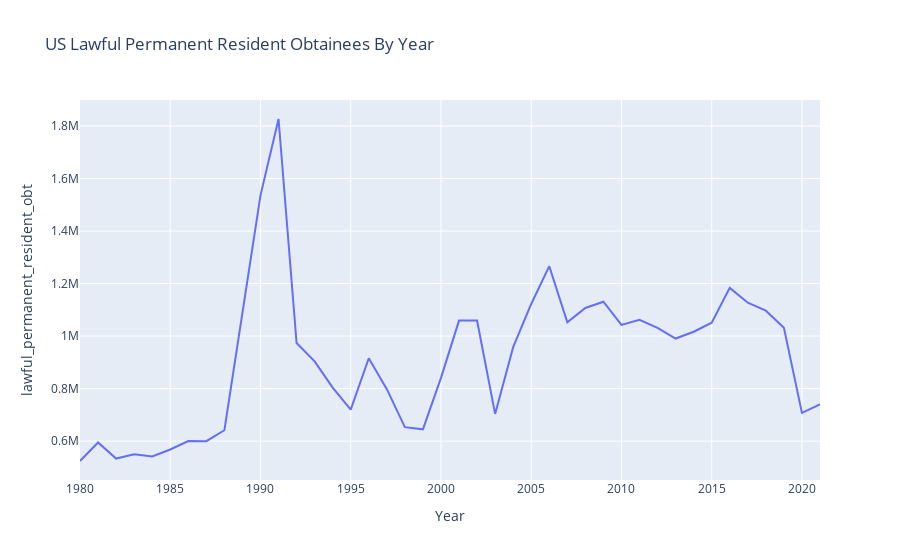

Notebook code for this chart:
### Code cell
lawful_permanent_resident_fig = px.line(df, x='Year', y='lawful_permanent_resident_obt', title='US Lawful Permanent Resident Obtainees By Year')
lawful_permanent_resident_fig.show()

### Figure 1 — Plotly figure (JSON) as saved in the notebook; plotly's stock layout.template omitted (floating-point values rounded to 4 significant figures)
{"data": [{"hovertemplate": "Year=%{x}<br>lawful_permanent_resident_obt=%{y}<extra></extra>", "legendgroup": "", "line": {"color": "#636efa", "dash": "solid"}, "marker": {"symbol": "circle"}, "mode": "lines", "name": "", "orientation": "v", "showlegend": false, "type": "scatter", "x": [1980, 1981, 1982, 1983, 1984, 1985, 1986, 1987, 1988, 1989, 1990, 1991, 1992, 1993, 1994, 1995, 1996, 1997, 1998, 1999, 2000, 2001, 2002, 2003, 2004, 2005, 2006, 2007, 2008, 2009, 2010, 2011, 2012, 2013, 2014, 2015, 2016, 2017, 2018, 2019, 2020, 2021], "xaxis": "x", "y": [524295, 595014, 533624, 550052, 541811, 568149, 600027, 599889, 641346, 1090172, 1535872, 1826595, 973445, 903916, 803993, 720177, 915560, 797847, 653206, 644787, 841002, 1058902, 1059356, 703542, 957883, 1122257, 1266129, 1052415, 1107126, 1130818, 1042625, 1062040, 1031631, 990553, 1016518, 1051031, 1183505, 1127167, 1096611, 1031765, 707362, 740002], "yaxis": "y"}], "layout": {"legend": {"tracegroupgap": 0}, "title": {"text": "US Lawful Permanent Resident Obtainees By Year"}, "xaxis": {"anchor": "y", "domain": [0, 1], "title": {"text": "Year"}}, "yaxis": {"anchor": "x", "domain": [0, 1], "title": {"text": "lawful_permanent_resident_obt"}}}}
